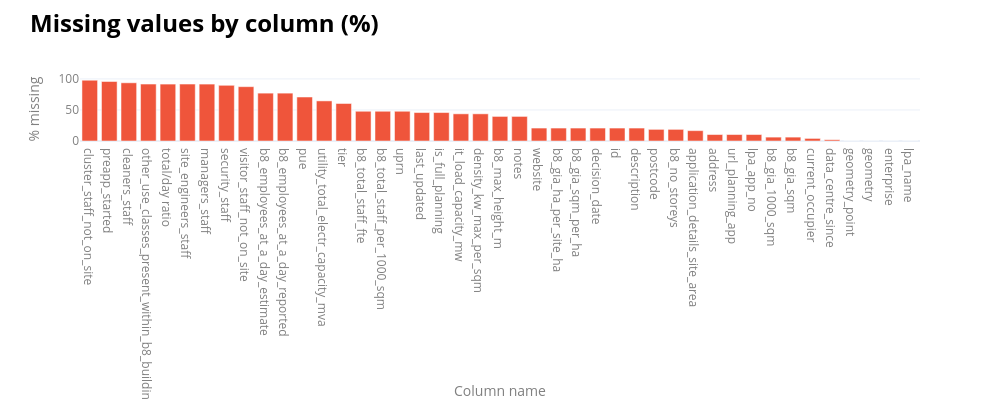

Notebook code for this chart:
### Code cell
# ____________________________________________________________________________________________________________
# Analysing the column NA values
# ____________________________________________________________________________________________________________
missing_pct = (data_ldn_exstg.isnull().mean() * 100).sort_values(ascending=False)
fig = px.bar(missing_pct,labels={"value": "% missing", "index": "Column name"}, color_discrete_sequence=[px.colors.qualitative.Plotly[1]])
fig.update_layout(width=1000, height=400, template="plotly_white", showlegend=False,
    title=dict(
            text=(
                f"<span style='font-size:24px; font-weight:bold; color:{notes_colour}; display:block; margin-bottom:2px;'>"
                "Missing values by column (%)"
                "</span><br>"
            ),
            x=0.03,xanchor="left",y=0.92,yanchor="top",
        ),
        margin=dict(t=90),legend=dict(font=dict(color=labels_colour)),
    )

fig.update_xaxes(title_font=dict(color=labels_colour),tickfont=dict(color=labels_colour))
fig.update_yaxes(title_font=dict(color=labels_colour),tickfont=dict(color=labels_colour))
fig.show()
# ____________________________________________________________________________________________________________
# The dataset has a lot of NA values, and it will present an obstacle for clustering. A more "full" columns are therefore to be chosen
# ____________________________________________________________________________________________________________

### Figure 1 — Plotly figure (JSON) as saved in the notebook; plotly's stock layout.template omitted (floating-point values rounded to 4 significant figures)
{"data": [{"hovertemplate": "variable=0<br>Column name=%{x}<br>% missing=%{y}<extra></extra>", "legendgroup": "0", "marker": {"color": "#EF553B", "pattern": {"shape": ""}}, "name": "0", "orientation": "v", "showlegend": true, "textposition": "auto", "type": "bar", "x": ["cluster_staff_not_on_site", "preapp_started", "cleaners_staff", "other_use_classes_present_within_b8_building", "total/day ratio", "site_engineers_staff", "managers_staff", "security_staff", "visitor_staff_not_on_site", "b8_employees_at_a_day_estimate", "b8_employees_at_a_day_reported", "pue", "utility_total_electr_capacity_mva", "tier", "b8_total_staff_fte", "b8_total_staff_per_1000_sqm", "uprn", "last_updated", "is_full_planning", "it_load_capacity_mw", "density_kw_max_per_sqm", "b8_max_height_m", "notes", "website", "b8_gia_ha_per_site_ha", "b8_gia_sqm_per_ha", "decision_date", "id", "description", "postcode", "b8_no_storeys", "application_details_site_area", "address", "url_planning_app", "lpa_app_no", "b8_gia_1000_sqm", "b8_gia_sqm", "current_occupier", "data_centre_since", "geometry_point", "geometry", "enterprise", "lpa_name"], "xaxis": "x", "y": [97.92, 95.83, 93.75, 91.67, 91.67, 91.67, 91.67, 89.58, 87.5, 77.08, 77.08, 70.83, 64.58, 60.42, 47.92, 47.92, 47.92, 45.83, 45.83, 43.75, 43.75, 39.58, 39.58, 20.83, 20.83, 20.83, 20.83, 20.83, 20.83, 18.75, 18.75, 16.67, 10.42, 10.42, 10.42, 6.25, 6.25, 4.167, 2.083, 0.0, 0.0, 0.0, 0.0], "yaxis": "y"}], "layout": {"barmode": "relative", "height": 400, "legend": {"font": {"color": "grey"}, "title": {"text": "variable"}, "tracegroupgap": 0}, "margin": {"t": 90}, "showlegend": false, "title": {"text": "<span style='font-size:24px; font-weight:bold; color:black; display:block; margin-bottom:2px;'>Missing values by column (%)</span><br>", "x": 0.03, "xanchor": "left", "y": 0.92, "yanchor": "top"}, "width": 1000, "xaxis": {"anchor": "y", "domain": [0, 1], "tickfont": {"color": "grey"}, "title": {"font": {"color": "grey"}, "text": "Column name"}}, "yaxis": {"anchor": "x", "domain": [0, 1], "tickfont": {"color": "grey"}, "title": {"font": {"color": "grey"}, "text": "% missing"}}}}
